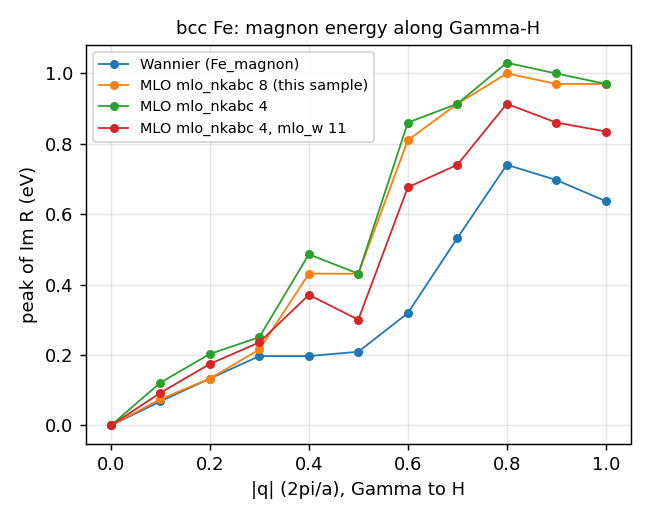

This chart was generated by the following Python code:
#!/usr/bin/env python3
"""Positions of the magnon peaks (the maximum of |Im R(q,omega)| at each q, 0 < omega < 1.6 eV) of one or more
MagSuscep.syml001 (job_mlo_magnon, Im R in column 9) or TrRpm.syml001 (job_magnon, Im Tr R in column 7) files.
usage: magnon_peaks.py <label>=<file> [<label>=<file> ...]     -> magnon_peaks.png, magnon_peaks.npz, a table on stdout
(2026-09-30: the figure of README.md)"""
import sys, os, collections, numpy as np
import matplotlib; matplotlib.use('Agg'); import matplotlib.pyplot as plt
def peaks(f):
    col = 8 if os.path.basename(f).startswith('MagSuscep') else 6
    d = collections.OrderedDict()
    for l in open(f):
        t = l.split()
        if len(t) < 9 or l.lstrip().startswith('#'): continue
        d.setdefault(tuple(round(float(x), 3) for x in t[:3]), []).append((float(t[4]), float(t[col])))
    q, w = [], []
    for k, v in d.items():
        a = np.array([(x, y) for x, y in v if 1e-6 < x < 1.6]); i = np.argmax(np.abs(a[:, 1]))
        q.append(np.linalg.norm(k)); w.append(a[i, 0])
    return np.array(q), np.array(w)
data = {}
for arg in sys.argv[1:]:
    lab, f = arg.split('=', 1); data[lab] = (peaks(f), os.path.abspath(f))
fig, ax = plt.subplots(figsize=(5, 4))
for lab, ((q, w), f) in data.items(): ax.plot(q, w, 'o-', ms=4, lw=1, label=lab)
ax.set_xlabel('|q| (2pi/a), Gamma to H'); ax.set_ylabel('peak of Im R (eV)'); ax.legend(fontsize=8); ax.grid(alpha=.3)
ax.set_title('bcc Fe: magnon energy along Gamma-H', fontsize=10); fig.tight_layout(); fig.savefig('magnon_peaks.png', dpi=130)
np.savez('magnon_peaks.npz', **{f'{lab}_q': v[0][0] for lab, v in data.items()}, **{f'{lab}_w': v[0][1] for lab, v in data.items()},
         files=np.array([f'{lab}: {v[1]}' for lab, v in data.items()]))
print('| q |', ' | '.join(data), '|'); print('|---|', '|'.join('---' for _ in data), '|')
q0 = next(iter(data.values()))[0][0]
for i, q in enumerate(q0): print(f'| {q:.1f} |', ' | '.join(f'{v[0][1][i]:.3f}' for v in data.values()), '|')
